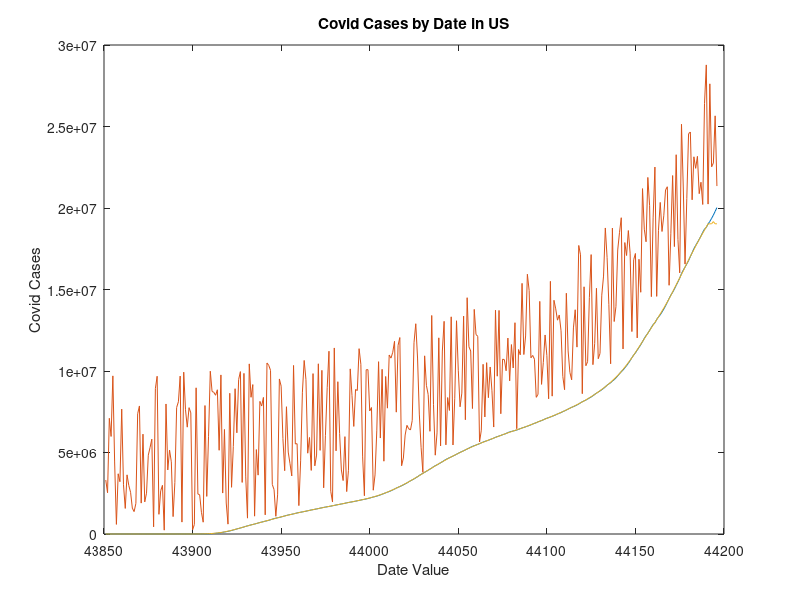

Write MATLAB code to recreate this figure.
# This function reads a data set I got from the New York Times on covid cases
# over time. I had to scrub the data because it's much easier to plot scrubbed
# data in octave than do string comparison. I opened the CSV in excel and
# totaled all of the covid cases up by date. I then converted the date into an
# integer value and imported the file here.
# The original data can be obtained from
# https://github.com/nytimes/covid-19-data/blob/master/us-counties-2020.csv
function file = plotCovCases()
  #csv read function builtin to Octave, reads into file variable
  file=csvread('scrubbeddata.csv');
  #grab the date value column and create x array with it
  x = file(:,1);
  #grab the case count column and create y array with it.
  y = file(:,2);
  #salt the data and assign the salted data to x1 and y1
  [x1,y1]=Salt(x,y);
  #smooth the data and assign the data to x2 and y2
  [x2,y2]=Smooth(x,y);
  #create the plot of all the data
  #there are 3 lines on this chart. The salt is visible but for the
  #smooth, you have to zoom in a lot because I chose a massive data set
  #the lines just pick a random color.
  plot(x,y,x1,y1,x2,y2);
  hold on;
  #add axis label
  ylabel("Covid Cases");
  #add axis label
  xlabel("Date Value");
  #add title
  title("Covid Cases by Date in US");

endfunction;
#this function takes 2 arrays of x and y values and returns the
#arrays as salted data
function [x1,y1] = Salt(x,y)
  x1 = x;
  y1 = y;
  #for the length of y
  for i=1:length(y);
    #add a random number between 0 and 10 million
    #I had to use a giant number because my dataset is giant
  random = randi([0,10000000]);
  y1(i) = random+y(i);
  endfor;
endfunction;
#this function takes 2 arrays of x and y values and returns 2 arrays of smoothed
#x and y arrays
function [x2,y2] = Smooth(x,y)
  x2 = x;
  y2 = y;
  #iterate through each value of Y
  for i=1:length(y);

  switch(i)
  # this switch ensures we dont have an out of bounds, we are smoothing with
  #11 values. I did so many because my dataset is huge and this is enough to
  #just see the smooth if you zoom in.
    case 1
      y2(i)=(y(i+1)+y(i+2)+y(i+3)+y(i+4)+y(i+5)+y(i+6)+y(i+7)+y(i+8)+y(i+9)+y(i+10)+y(i))/11;
    case 2
      y2(i)=(y(i+1)+y(i+2)+y(i+3)+y(i+4)+y(i+5)+y(i+6)+y(i+7)+y(i+8)+y(i+9)+y(i)+y(i-1))/11;
    case 3
      y2(i)=(y(i+1)+y(i+2)+y(i+3)+y(i+4)+y(i+5)+y(i+6)+y(i+7)+y(i+8)+y(i)+y(i-2)+y(i-1))/11;
    case 4
      y2(i)=(y(i+1)+y(i+2)+y(i+3)+y(i+4)+y(i+5)+y(i+6)+y(i+7)+y(i)+y(i-3)+y(i-2)+y(i-1))/11;
    case 5
      y2(i)=(y(i+1)+y(i+2)+y(i+3)+y(i+4)+y(i+5)+y(i+6)+y(i)+y(i-4)+y(i-3)+y(i-2)+y(i-1))/11;
    case 6
      y2(i)=(y(i+1)+y(i+2)+y(i+3)+y(i+4)+y(i+5)+y(i)+y(i-5)+y(i-4)+y(i-3)+y(i-2)+y(i-1))/11;
    case length(y)
      y2(i)=(y(i-1)+y(i-2)+y(i-3)+y(i-4)+y(i-5)+y(i-6)+y(i-7)+y(i-8)+y(i-9)+y(i-10)+y(i))/11;
    case length(y)-1
      y2(i)=(y(i+1)+y(i)+y(i-9)+y(i-8)+y(i-7)+y(i-6)+y(i-5)+y(i-4)+y(i-3)+y(i-2)+y(i-1))/11;
    case length(y)-2
      y2(i)=(y(i+1)+y(i+2)+y(i)+y(i-7)+y(i-6)+y(i-5)+y(i-4)+y(i-3)+y(i)+y(i-2)+y(i-1))/11;
    case length(y)-3
      y2(i)=(y(i+1)+y(i+2)+y(i+3)+y(i)+y(i-7)+y(i-6)+y(i-5)+y(i-4)+y(i-3)+y(i-2)+y(i-1))/11;
    case length(y)-4
      y2(i)=(y(i+1)+y(i+2)+y(i+3)+y(i+4)+y(i)+y(i-6)+y(i-5)+y(i-4)+y(i-3)+y(i-2)+y(i-1))/11;
    case length(y)-5
      y2(i)=(y(i+1)+y(i+2)+y(i+3)+y(i+4)+y(i+5)+y(i)+y(i-5)+y(i-4)+y(i-3)+y(i-2)+y(i-1))/11;
      #this otherwise does most of the work.
    otherwise
      y2(i)=(y(i+1)+y(i+2)+y(i+3)+y(i+4)+y(i+5)+y(i)+y(i-5)+y(i-4)+y(i-3)+y(i-2)+y(i-1))/11;
  endswitch;
  endfor;
  endfunction;

